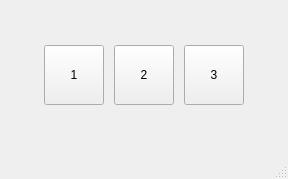
<?xml version="1.0" encoding="UTF-8"?>
<ui version="4.0">
 <class>LEDS_CONTROL</class>
 <widget class="QMainWindow" name="LEDS_CONTROL">
  <property name="geometry">
   <rect>
    <x>0</x>
    <y>0</y>
    <width>288</width>
    <height>179</height>
   </rect>
  </property>
  <property name="windowTitle">
   <string>MainWindow</string>
  </property>
  <widget class="QWidget" name="centralwidget">
   <widget class="QWidget" name="">
    <property name="geometry">
     <rect>
      <x>40</x>
      <y>40</y>
      <width>211</width>
      <height>71</height>
     </rect>
    </property>
    <layout class="QHBoxLayout" name="horizontalLayout">
     <item>
      <widget class="QPushButton" name="_cmdSt_1">
       <property name="minimumSize">
        <size>
         <width>60</width>
         <height>60</height>
        </size>
       </property>
       <property name="maximumSize">
        <size>
         <width>60</width>
         <height>60</height>
        </size>
       </property>
       <property name="text">
        <string>1</string>
       </property>
      </widget>
     </item>
     <item>
      <widget class="QPushButton" name="cmdSt_2">
       <property name="minimumSize">
        <size>
         <width>60</width>
         <height>60</height>
        </size>
       </property>
       <property name="maximumSize">
        <size>
         <width>60</width>
         <height>60</height>
        </size>
       </property>
       <property name="text">
        <string>2</string>
       </property>
      </widget>
     </item>
     <item>
      <widget class="QPushButton" name="_cmdSt_3">
       <property name="minimumSize">
        <size>
         <width>60</width>
         <height>60</height>
        </size>
       </property>
       <property name="maximumSize">
        <size>
         <width>60</width>
         <height>60</height>
        </size>
       </property>
       <property name="text">
        <string>3</string>
       </property>
      </widget>
     </item>
    </layout>
   </widget>
  </widget>
  <widget class="QMenuBar" name="menubar">
   <property name="geometry">
    <rect>
     <x>0</x>
     <y>0</y>
     <width>288</width>
     <height>22</height>
    </rect>
   </property>
  </widget>
  <widget class="QStatusBar" name="statusbar"/>
 </widget>
 <resources/>
 <connections/>
</ui>
